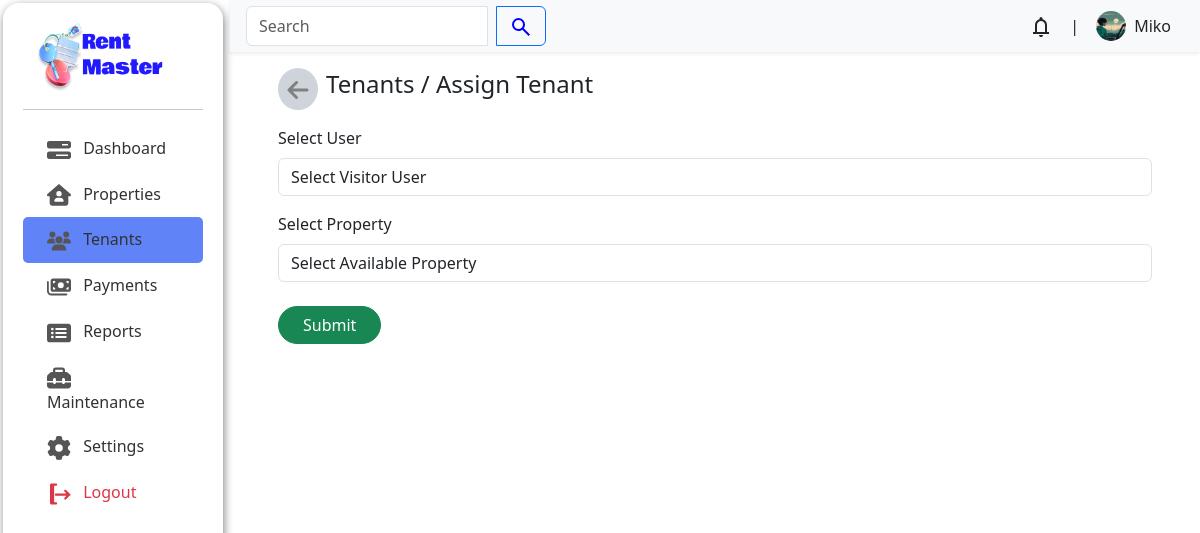
Page /admin/index.php?page=tenants/create (signed in) on the committed database.
### tables this page shows
CREATE TABLE `users` (
  `user_id` int(11) NOT NULL,
  `user_name` varchar(100) DEFAULT NULL,
  `user_email` varchar(100) NOT NULL,
  `user_password` varchar(100) DEFAULT NULL,
  `user_phone_number` varchar(50) NOT NULL,
  `user_address` varchar(100) NOT NULL,
  `user_description` varchar(2000) DEFAULT NULL,
  `user_image` varchar(500) DEFAULT NULL,
  `user_role` enum('tenant','landlord','visitor') NOT NULL
);

### admin/tenants/create.php (the view, shortened to what this page needs)
<div class="container px-lg-5 mb-3">
    <header class="d-flex align-items-center mt-3 gap-2">
        <a href="?page=tenants/index" class="p-2 rounded-circle bg-dark-subtle">
        </a>
        <h4 class="fw-medium">Tenants / Assign Tenant</h4>
    </header>
    <form id="tenant-form" action="tenants/create.php" method="POST">
        <div class="mt-3">
            <label for="user-id" class="form-label">Select User</label>
            <select id="user-id" name="user_id" class="form-control" required>
                <option value="" disabled selected>Select Visitor User</option>
            </select>
        </div>
        <div class="mt-3">
            <label for="property-id" class="form-label">Select Property</label>
            <select id="property-id" name="property_id" class="form-control" required>
                <option value="" disabled selected>Select Available Property</option>
            </select>
        </div>
        <button type="button" id="submit-btn" class="btn btn-success mt-4 px-4 rounded-5">Submit</button>
    </form>
</div>

### admin/header.php (shortened to what this page needs)
<?php
$servername = "localhost";
$username = "root";
$password = "";
$dbname = "rentsystem";
$conn = mysqli_connect($servername, $username, $password, $dbname);
$id = intval($_SESSION['user_id']);
$sql = "SELECT * FROM users WHERE user_id = $id AND user_role = 'landlord'";
$result = mysqli_query($conn, $sql);
$user = mysqli_fetch_assoc($result);
$name = $user['user_name'];
$imagePath = $user['user_image'];
?>
<header style="z-index: 111;" class="bg-body-tertiary shadow-sm d-flex align-items-center justify-content-between py-1 px-3 position-sticky top-0">
    <form class="input-group" style="max-width: 300px;">
        <input type="text" class="form-control" id="search" placeholder="Search">
        <button type="submit" class="btn btn-outline-primary ms-2">
        </button>
    </form>
    <div class="d-flex align-items-center gap-1">
        <div class="dropdown">
            <button class="btn position-relative" type="button" id="notificationDropdown" data-bs-toggle="dropdown" aria-expanded="false">
            </button>
        </div>
        |<a href="?page=account/index" class="btn d-flex align-items-center gap-2 <?= (strpos($_SERVER['REQUEST_URI'], 'account') !== false) ? 'active' : '' ?>">
            <?php if (!empty($imagePath)): ?>
                <img src="<?= htmlspecialchars($imagePath) ?>" alt="Profile" class="rounded-circle" style="width: 30px; height: 30px; object-fit: cover;">
            <?php endif; ?>
            <span class="d-md-block d-none"><?= !empty($name) ? htmlspecialchars($name) : 'admin' ?></span>
        </a>
    </div>
</header>

### admin/css/style.css (style rules this page uses)
body { display: flex; }
*, *::before, *::after { box-sizing: border-box; }
:root { --main-bg: #FAFAFA; --sub-bg: #C7EEFF; --accent: #2938ff; --fc1: #1D242B; --p: #323232; --fw1: 700; --fw2: 400; }
body { background-color: var(--main-bg); }

### rows in the picture
users: user_image (picture), user_name "Miko"
